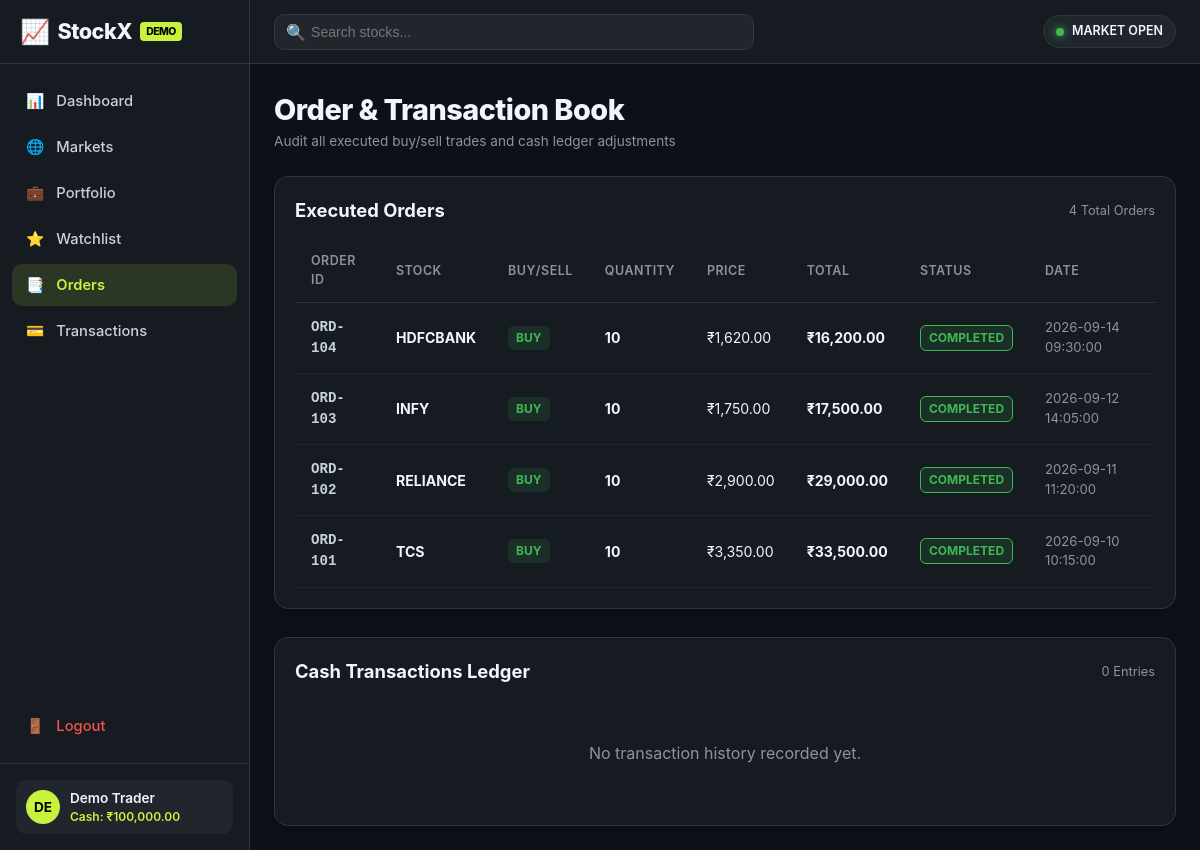
/orders (signed in), run on the app's committed database.
### tables this page shows
CREATE TABLE users (
    id INTEGER PRIMARY KEY AUTOINCREMENT,
    email TEXT UNIQUE NOT NULL,
    password TEXT NOT NULL,
    name TEXT DEFAULT 'Demo Trader',
    cash REAL DEFAULT 100000.0
);

CREATE TABLE orders (
    id INTEGER PRIMARY KEY AUTOINCREMENT,
    order_id TEXT UNIQUE NOT NULL,
    user_id INTEGER NOT NULL,
    symbol TEXT NOT NULL,
    order_type TEXT NOT NULL,
    quantity INTEGER NOT NULL,
    price REAL NOT NULL,
    total REAL NOT NULL,
    status TEXT DEFAULT 'COMPLETED',
    created_at TIMESTAMP DEFAULT CURRENT_TIMESTAMP,
    FOREIGN KEY (user_id) REFERENCES users (id)
);

### app.py (the view)
@app.route("/orders")
def orders():
    auth_check = require_auth()
    if auth_check:
        return auth_check
    user_id = session["user_id"]
    conn = get_db()
    order_rows = conn.execute("""
        SELECT * FROM orders WHERE user_id = ? ORDER BY id DESC
    """, (user_id,)).fetchall()
    transaction_rows = conn.execute("""
        SELECT * FROM transactions WHERE user_id = ? ORDER BY id DESC
    """, (user_id,)).fetchall()
    conn.close()
    return render_template(
        "orders.html",
        orders=order_rows,
        transactions=transaction_rows
    )

### app.py (called while the page is built)
def get_db():
    conn = sqlite3.connect(DB_PATH)
    conn.row_factory = sqlite3.Row
    return conn

def get_current_user():
    if "user_id" not in session:
        return None
    conn = get_db()
    user = conn.execute("SELECT * FROM users WHERE id = ?", (session["user_id"],)).fetchone()
    conn.close()
    return user

def require_auth():
    if "user_id" not in session:
        return redirect(url_for("login"))
    return None

@app.context_processor
def inject_global_data():
    user = get_current_user()
    return dict(current_user=user)

### templates/orders.html (shortened to what this page needs)
<!DOCTYPE html>
<html lang="en">
<head>
  <link rel="stylesheet" href="{{ url_for('static', filename='css/style.css') }}">
</head>
<body>
  <div class="app-container">
    <aside class="sidebar" id="sidebar">
      <div class="sidebar-brand">
        <span class="brand-icon">📈</span>
        <span>StockX</span>
        <span class="brand-badge">DEMO</span>
      </div>
      <ul class="sidebar-menu">
        <li>
          <a href="{{ url_for('dashboard') }}">
            <span>📊</span> <span>Dashboard</span>
          </a>
        </li>
        <li>
          <a href="{{ url_for('dashboard') }}#markets">
            <span>🌐</span> <span>Markets</span>
          </a>
        </li>
        <li>
          <a href="{{ url_for('portfolio') }}">
            <span>💼</span> <span>Portfolio</span>
          </a>
        </li>
        <li>
          <a href="{{ url_for('watchlist') }}">
            <span>⭐</span> <span>Watchlist</span>
          </a>
        </li>
        <li>
          <a href="{{ url_for('orders') }}" class="active">
            <span>📑</span> <span>Orders</span>
          </a>
        </li>
        <li>
          <a href="{{ url_for('orders') }}#transactions">
            <span>💳</span> <span>Transactions</span>
          </a>
        </li>
        <li style="margin-top: auto;">
          <a href="{{ url_for('logout') }}" style="color: var(--color-negative);">
            <span>🚪</span> <span>Logout</span>
          </a>
        </li>
      </ul>
      <div class="sidebar-footer">
        <div class="sidebar-user">
          <div class="user-avatar">
            {{ session.get('user_name', 'DT')[:2] | upper }}
          </div>
          <div class="user-meta">
            <div class="user-name">{{ session.get('user_name', 'Demo Trader') }}</div>
            <div class="user-cash">Cash: ₹{{ "{:,.2f}".format(current_user.cash if current_user else 100000.0) }}</div>
          </div>
        </div>
      </div>
    </aside>
    <div class="main-wrapper">
      <nav class="top-navbar">
        <div class="nav-left">
          <div class="search-container">
            <span class="search-icon">🔍</span>
            <input
              type="text"
              id="globalSearchInput"
              class="search-input"
              placeholder="Search stocks..."
              autocomplete="off"
            >
          </div>
        </div>
        <div class="nav-right">
          <div class="market-status-pill">
            <span class="status-dot"></span>
            <span>MARKET OPEN</span>
          </div>
        </div>
      </nav>
      <main class="content-body">
        <div style="margin-bottom: 24px;">
          <h1 style="font-size: 1.8rem; font-weight: 800; letter-spacing: -0.5px;">Order &amp; Transaction Book</h1>
          <p style="color: var(--text-muted); font-size: 0.85rem;">Audit all executed buy/sell trades and cash ledger adjustments</p>
        </div>
        <div class="card" style="margin-bottom: 28px;">
          <div style="display: flex; justify-content: space-between; align-items: center; margin-bottom: 16px;">
            <h3 style="font-size: 1.15rem; font-weight: 700;">Executed Orders</h3>
            <span style="font-size: 0.8rem; color: var(--text-muted);">{{ orders | length }} Total Orders</span>
          </div>
          {% if orders %}
            <div class="table-responsive">
              <table class="data-table">
                <thead>
                  <tr>
                    <th>Order ID</th>
                    <th>Stock</th>
                    <th>BUY/SELL</th>
                    <th>Quantity</th>
                    <th>Price</th>
                    <th>Total</th>
                    <th>Status</th>
                    <th>Date</th>
                  </tr>
                </thead>
                <tbody>
                  {% for o in orders %}
                    <tr>
                      <td style="font-family: monospace; font-weight: 600; color: var(--text-secondary);">
                        {{ o.order_id }}
                      </td>
                      <td>
                        <a href="{{ url_for('stock_detail', symbol=o.symbol) }}" style="font-weight: 700; color: var(--text-primary);">
                          {{ o.symbol }}
                        </a>
                      </td>
                      <td>
                        <span class="badge {{ 'badge-buy' if o.order_type == 'BUY' else 'badge-sell' }}">
                          {{ o.order_type }}
                        </span>
                      </td>
                      <td style="font-weight: 700;">{{ o.quantity }}</td>
                      <td>₹{{ "{:,.2f}".format(o.price) }}</td>
                      <td style="font-weight: 700;">₹{{ "{:,.2f}".format(o.total) }}</td>
                      <td>
                        <span class="badge badge-positive" style="border: 1px solid var(--color-positive);">
                          {{ o.status }}
                        </span>
                      </td>
                      <td style="color: var(--text-muted); font-size: 0.82rem;">{{ o.created_at }}</td>
                    </tr>
                  {% endfor %}
                </tbody>
              </table>
            </div>
          {% else %}
            <div style="text-align: center; padding: 40px 16px; color: var(--text-muted);">
              <p>No orders executed yet.</p>
            </div>
          {% endif %}
        </div>
        <div class="card" id="transactions">
          <div style="display: flex; justify-content: space-between; align-items: center; margin-bottom: 16px;">
            <h3 style="font-size: 1.15rem; font-weight: 700;">Cash Transactions Ledger</h3>
            <span style="font-size: 0.8rem; color: var(--text-muted);">{{ transactions | length }} Entries</span>
          </div>
          {% if transactions %}
            <div class="table-responsive">
              <table class="data-table">
                <thead>
                  <tr>
                    <th>#</th>
                    <th>Type</th>
                    <th>Stock</th>
                    <th>Quantity</th>
                    <th>Execution Price</th>
                    <th>Total Amount</th>
                    <th>Post-Trade Cash</th>
                    <th>Timestamp</th>
                  </tr>
                </thead>
                <tbody>
                  {% for t in transactions %}
                    <tr>
                      <td style="color: var(--text-muted); font-size: 0.82rem;">#{{ t.id }}</td>
                      <td>
                        <span class="badge {{ 'badge-buy' if t.type == 'BUY' else 'badge-sell' }}">
                          {{ t.type }}
                        </span>
                      </td>
                      <td style="font-weight: 700;">{{ t.symbol }}</td>
                      <td>{{ t.quantity }}</td>
                      <td>₹{{ "{:,.2f}".format(t.price) }}</td>
                      <td style="font-weight: 700;">₹{{ "{:,.2f}".format(t.amount) }}</td>
                      <td style="color: var(--accent-lime); font-weight: 700;">₹{{ "{:,.2f}".format(t.cash_balance) }}</td>
                      <td style="color: var(--text-muted); font-size: 0.82rem;">{{ t.timestamp }}</td>
                    </tr>
                  {% endfor %}
                </tbody>
              </table>
            </div>
          {% else %}
            <div style="text-align: center; padding: 40px 16px; color: var(--text-muted);">
              <p>No transaction history recorded yet.</p>
            </div>
          {% endif %}
        </div>
      </main>
    </div>
  </div>
</body>
</html>

### data on the page
users: get "Demo Trader", cash "100,000.00"
orders: order_id "ORD-104", symbol "HDFCBANK", order_type "BUY", quantity "10", price "1,620.00", total "16,200.00", status "COMPLETED", created_at "2026-09-14 09:30:00"
orders: order_id "ORD-103", symbol "INFY", order_type "BUY", quantity "10", price "1,750.00", total "17,500.00", status "COMPLETED", created_at "2026-09-12 14:05:00"
orders: order_id "ORD-102", symbol "RELIANCE", order_type "BUY", quantity "10", price "2,900.00", total "29,000.00", status "COMPLETED", created_at "2026-09-11 11:20:00"
orders: order_id "ORD-101", symbol "TCS", order_type "BUY", quantity "10", price "3,350.00", total "33,500.00", status "COMPLETED", created_at "2026-09-10 10:15:00"

### other printed values
{{ session.get('user_name', 'DT')[:2] | upper }} "DE"
{{ orders | length }} "4"
{{ transactions | length }} "0"
